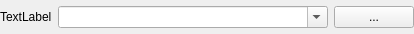
<?xml version="1.0" encoding="UTF-8"?>
<ui version="4.0">
 <class>PathSelector</class>
 <widget class="QWidget" name="PathSelector">
  <property name="geometry">
   <rect>
    <x>0</x>
    <y>0</y>
    <width>414</width>
    <height>34</height>
   </rect>
  </property>
  <property name="windowTitle">
   <string>Form</string>
  </property>
  <layout class="QHBoxLayout" name="horizontalLayout">
   <property name="leftMargin">
    <number>0</number>
   </property>
   <property name="topMargin">
    <number>0</number>
   </property>
   <property name="rightMargin">
    <number>0</number>
   </property>
   <property name="bottomMargin">
    <number>0</number>
   </property>
   <item>
    <widget class="QLabel" name="label">
     <property name="text">
      <string>TextLabel</string>
     </property>
    </widget>
   </item>
   <item>
    <widget class="QComboBox" name="comboBox">
     <property name="sizePolicy">
      <sizepolicy hsizetype="MinimumExpanding" vsizetype="Fixed">
       <horstretch>0</horstretch>
       <verstretch>0</verstretch>
      </sizepolicy>
     </property>
     <property name="editable">
      <bool>true</bool>
     </property>
    </widget>
   </item>
   <item>
    <widget class="QPushButton" name="pushButton">
     <property name="text">
      <string>...</string>
     </property>
    </widget>
   </item>
  </layout>
 </widget>
 <resources/>
 <connections/>
</ui>
